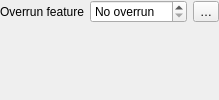
                       <widget class="QFrame" name="mPlacementOverrunDistanceFrame">
                        <property name="frameShape">
                         <enum>QFrame::NoFrame</enum>
                        </property>
                        <property name="frameShadow">
                         <enum>QFrame::Raised</enum>
                        </property>
                        <layout class="QGridLayout" name="gridLayout_44">
                         <property name="leftMargin">
                          <number>0</number>
                         </property>
                         <property name="topMargin">
                          <number>0</number>
                         </property>
                         <property name="rightMargin">
                          <number>0</number>
                         </property>
                         <property name="bottomMargin">
                          <number>0</number>
                         </property>
                         <property name="verticalSpacing">
                          <number>12</number>
                         </property>
                         <item row="0" column="0">
                          <widget class="QLabel" name="label_46">
                           <property name="text">
                            <string>Overrun feature</string>
                           </property>
                          </widget>
                         </item>
                         <item row="0" column="1">
                          <widget class="QgsDoubleSpinBox" name="mOverrunDistanceSpinBox">
                           <property name="sizePolicy">
                            <sizepolicy hsizetype="MinimumExpanding" vsizetype="Fixed">
                             <horstretch>0</horstretch>
                             <verstretch>0</verstretch>
                            </sizepolicy>
                           </property>
                           <property name="specialValueText">
                            <string>No overrun</string>
                           </property>
                           <property name="decimals">
                            <number>4</number>
                           </property>
                           <property name="maximum">
                            <double>999999999.000000000000000</double>
                           </property>
                          </widget>
                         </item>
                         <item row="0" column="2">
                          <widget class="QgsPropertyOverrideButton" name="mOverrunDistanceDDBtn">
                           <property name="text">
                            <string>…</string>
                           </property>
                          </widget>
                         </item>
                         <item row="1" column="1">
                          <widget class="QgsUnitSelectionWidget" name="mOverrunDistanceUnitWidget" native="true">
                           <property name="focusPolicy">
                            <enum>Qt::StrongFocus</enum>
                           </property>
                          </widget>
                         </item>
                        </layout>
                       </widget>
